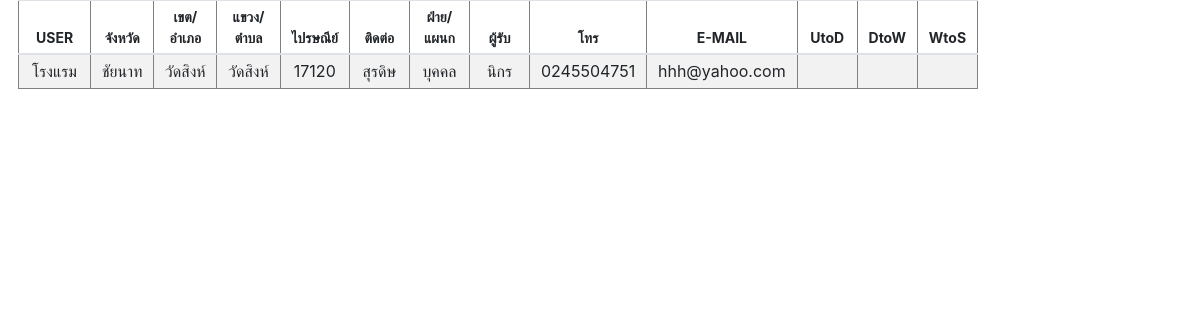
Page /customer/customer_show_user.php?ID=1 on the earlier database version.
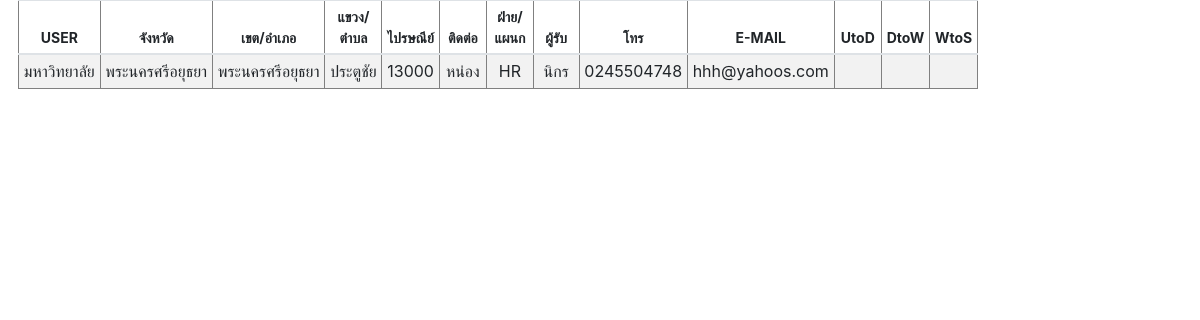
Same page on the later database version.
### tables this page shows
CREATE TABLE `customer` (
  `REF_NO` varchar(255) NOT NULL,
  `CUSTOMER_ID` int(10) NOT NULL,
  `CREATE_DATE` varchar(255) NOT NULL,
  `TIME` varchar(255) NOT NULL,
  `AMOUNT` float NOT NULL,
  `PROJECT` varchar(255) NOT NULL,
  `EQUIPMENT` varchar(255) NOT NULL,
  `USER` varchar(255) NOT NULL,
  `UNIT` varchar(255) DEFAULT NULL,
  `BRANDNAME` varchar(255) NOT NULL,
  `SERIES` varchar(255) NOT NULL,
  `LOGO` varchar(255) DEFAULT NULL,
  `PROVINCE` varchar(255) NOT NULL,
  `DISTRICT` varchar(255) NOT NULL,
  `SUBDISTRICT` varchar(255) NOT NULL,
  `ZIPCODE` varchar(5) NOT NULL,
  `CONTACT` varchar(255) NOT NULL,
  `DEPARTMENT` varchar(255) NOT NULL,
  `NAME` varchar(255) NOT NULL,
  `PHONE` varchar(10) NOT NULL,
  `EMAIL` varchar(255) NOT NULL,
  `DEALER` varchar(255) NOT NULL,
  `WE` varchar(255) NOT NULL DEFAULT 'Azza',
  `SUPPLIER` varchar(255) NOT NULL
);

### customer/customer_show_user.php (the view, shortened to what this page needs)
<?php
$conn=new Databases;
$conn = $conn->__construct();
$ID = $_GET['ID'];
$query = "SELECT * FROM customer WHERE CUSTOMER_ID=$ID";
$result = mysqli_query($conn, $query);
$idx=0;
?>
<!DOCTYPE html PUBLIC "-//W3C//DTD XHTML 1.0 Transitional//EN" "http://www.w3.org/TR/xhtml1/DTD/xhtml1-transitional.dtd">
<html xmlns="http://www.w3.org/1999/xhtml">
<head>
<link rel="stylesheet" href="https://cdn.jsdelivr.net/npm/bootstrap@4.6.0/dist/css/bootstrap.min.css">
    <link href="https://unpkg.com/gijgo@1.9.13/css/gijgo.min.css" rel="stylesheet" type="text/css" />
</head>
<body>
<table border='1' style="width:80%; margin-left:1.5%" class="table table-striped table-sm">
  <thead align="center" style="font-size:14px;">
    <tr>
      <th>USER</th>
      <th>จังหวัด</th>
      <th>เขต/อำเภอ</th>
      <th>แขวง/ตำบล</th>
      <th>ไปรษณีย์</th>
      <th>ติดต่อ</th>
      <th>ฝ่าย/แผนก</th>
      <th>ผู้รับ</th>
      <th>โทร</th>
      <th>E-MAIL</th>
      <th>UtoD</th>
      <th>DtoW</th>
      <th>WtoS</th>
    </tr>
  </thead>
  <tbody>
      <?php
		while($row = mysqli_fetch_array($result))
		{$idx=$idx+1;
		?>
        <td width="6%" align="center"><nobr><?php echo $row['USER'] ;?></nobr></td>
        <td width="5%" align="center"><nobr><?php echo preg_replace('/[0-9]+/', '', $row['PROVINCE']) ;?></nobr></td>
        <td width="5%" align="center"><nobr><?php echo preg_replace('/[0-9]+/', '', $row['DISTRICT']) ;?></nobr></td>
        <td width="5%" align="center"><nobr><?php echo preg_replace('/[0-9]+/', '', $row['SUBDISTRICT']) ;?></nobr></td>
        <td width="5%" align="center"><nobr><?php echo $row['ZIPCODE'] ;?></nobr></td>
        <td width="5%" align="center"><nobr><?php echo $row['CONTACT'] ;?></nobr></td>
        <td width="5%" align="center"><nobr><?php echo $row['DEPARTMENT'] ;?></nobr></td>
        <td width="5%" align="center"><nobr><?php echo $row['NAME'] ;?></nobr></td>
        <td width="5%" align="center"><nobr><?php echo $row['PHONE'] ;?></nobr></td>
        <td width="5%" align="center"><nobr><?php echo $row['EMAIL'] ;?></nobr></td>
        <td width="5%" style="cursor: pointer;" id="U2D"align="center"></td>
         <td width="5%" style="cursor: pointer;" id="D2W"align="center"></td>
          <td width="5%" style="cursor: pointer;" id="W2S"align="center"></td>
        <?php
		}
?>
   </tbody>
</table>
</body>
</body>
</html>

Differences in the rows shown:
changed customer "นิกร": USER "โรงแรม" → "มหาวิทยาลัย"; PROVINCE "ชัยนาท" → "พระนครศรีอยุธยา"; DISTRICT "วัดสิงห์" → "พระนครศรีอยุธยา"; SUBDISTRICT "วัดสิงห์" → "ประตูชัย"; ZIPCODE "17120" → "13000"; CONTACT "สุรดิษ" → "หน่อง"; DEPARTMENT "บุคคล" → "HR"; PHONE "0245504751" → "0245504748"; EMAIL "hhh@yahoo.com" → "hhh@yahoos.com"
